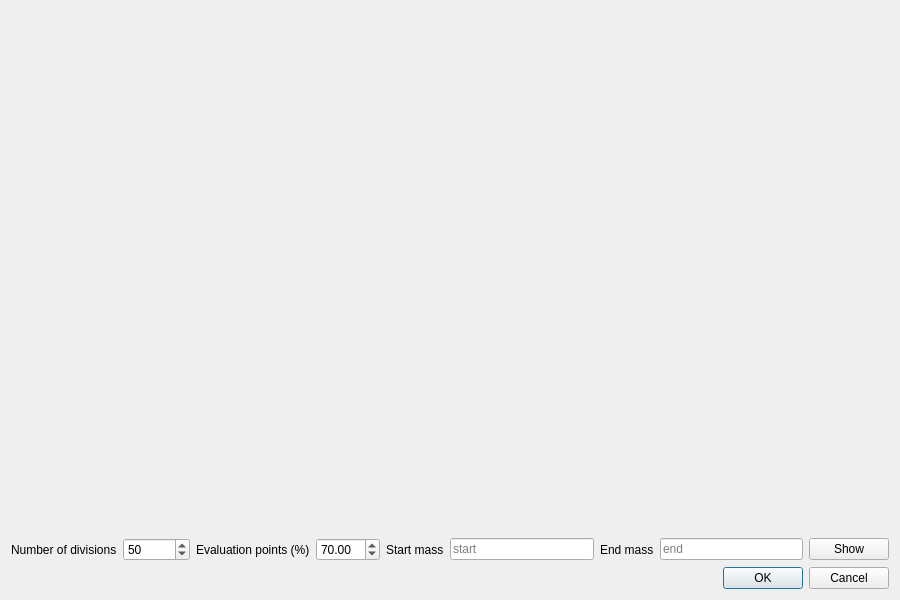
<?xml version="1.0" encoding="UTF-8"?>
<ui version="4.0">
 <class>BackgroundDialog</class>
 <widget class="QDialog" name="BackgroundDialog">
  <property name="geometry">
   <rect>
    <x>0</x>
    <y>0</y>
    <width>900</width>
    <height>600</height>
   </rect>
  </property>
  <property name="windowTitle">
   <string>Background correction</string>
  </property>
  <layout class="QVBoxLayout" name="dialogLayout">
   <item>
    <widget class="QWidget" name="plotHost">
     <property name="minimumSize">
      <size>
       <width>400</width>
       <height>300</height>
      </size>
     </property>
    </widget>
   </item>
   <item>
    <layout class="QHBoxLayout" name="controlsLayout">
     <item>
      <widget class="QLabel" name="ndivCaption">
       <property name="text">
        <string>Number of divisions</string>
       </property>
      </widget>
     </item>
     <item>
      <widget class="QSpinBox" name="ndivSpin">
       <property name="minimum">
        <number>2</number>
       </property>
       <property name="maximum">
        <number>100000</number>
       </property>
       <property name="value">
        <number>50</number>
       </property>
      </widget>
     </item>
     <item>
      <widget class="QLabel" name="percentCaption">
       <property name="text">
        <string>Evaluation points (%)</string>
       </property>
      </widget>
     </item>
     <item>
      <widget class="QDoubleSpinBox" name="percentSpin">
       <property name="minimum">
        <double>0.1</double>
       </property>
       <property name="maximum">
        <double>100.0</double>
       </property>
       <property name="value">
        <double>70.0</double>
       </property>
      </widget>
     </item>
     <item>
      <widget class="QLabel" name="startCaption">
       <property name="text">
        <string>Start mass</string>
       </property>
      </widget>
     </item>
     <item>
      <widget class="QLineEdit" name="startEdit">
       <property name="placeholderText">
        <string>start</string>
       </property>
      </widget>
     </item>
     <item>
      <widget class="QLabel" name="endCaption">
       <property name="text">
        <string>End mass</string>
       </property>
      </widget>
     </item>
     <item>
      <widget class="QLineEdit" name="endEdit">
       <property name="placeholderText">
        <string>end</string>
       </property>
      </widget>
     </item>
     <item>
      <widget class="QPushButton" name="showButton">
       <property name="text">
        <string>Show</string>
       </property>
      </widget>
     </item>
    </layout>
   </item>
   <item>
    <layout class="QHBoxLayout" name="applyRow">
     <item>
      <widget class="QLabel" name="applyHint">
       <property name="text">
        <string/>
       </property>
       <property name="wordWrap">
        <bool>true</bool>
       </property>
       <property name="sizePolicy">
        <sizepolicy hsizetype="Expanding" vsizetype="Preferred">
         <horstretch>1</horstretch>
         <verstretch>0</verstretch>
        </sizepolicy>
       </property>
      </widget>
     </item>
     <item>
      <widget class="QDialogButtonBox" name="buttonBox">
         <property name="standardButtons">
          <set>QDialogButtonBox::Cancel|QDialogButtonBox::Ok</set>
         </property>
        </widget>
     </item>
    </layout>
   </item>
  </layout>
 </widget>
 <resources/>
 <connections/>
</ui>
